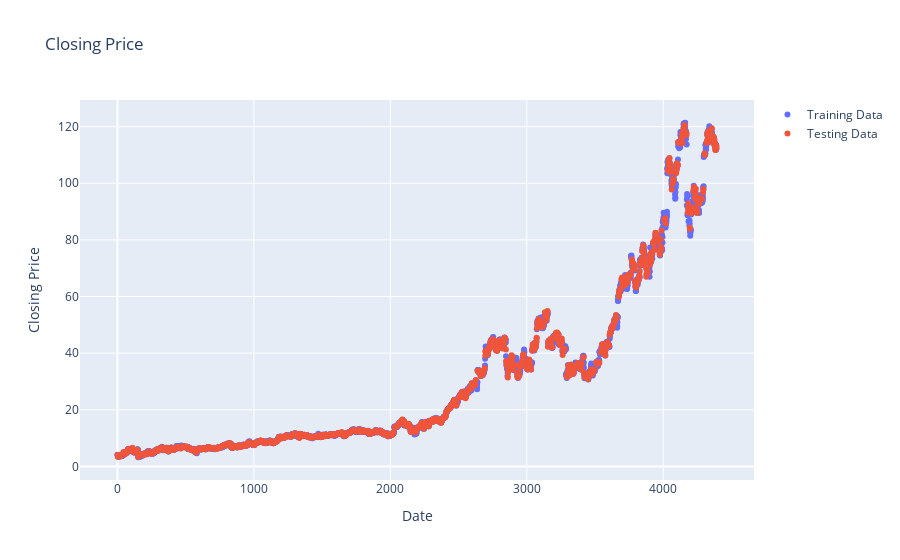

Notebook code for this chart:
### Code cell
trace0 = go.Scatter(x=X_train.T[0], y=Y_train, mode='markers', name='Training Data')
trace1 = go.Scatter(x=X_test.T[0], y=Y_test, mode='markers', name='Testing Data')


df_data = [trace0, trace1]
plot = go.Figure(data=df_data)
plot.update_layout(title='Closing Price', xaxis_title='Date', yaxis_title='Closing Price')
plot.show()

### Figure 1 — Plotly figure (JSON) as saved in the notebook; plotly's stock layout.template omitted (floating-point values rounded to 4 significant figures; data arrays with more than 128 entries replaced by an {"elided": "..."} marker saying what was removed)
{"data": [{"mode": "markers", "name": "Training Data", "type": "scatter", "x": {"elided": "3074 int values"}, "y": {"elided": "3074 float values"}}, {"mode": "markers", "name": "Testing Data", "type": "scatter", "x": {"elided": "1318 int values"}, "y": {"elided": "1318 float values"}}], "layout": {"title": {"text": "Closing Price"}, "xaxis": {"title": {"text": "Date"}}, "yaxis": {"title": {"text": "Closing Price"}}}}
